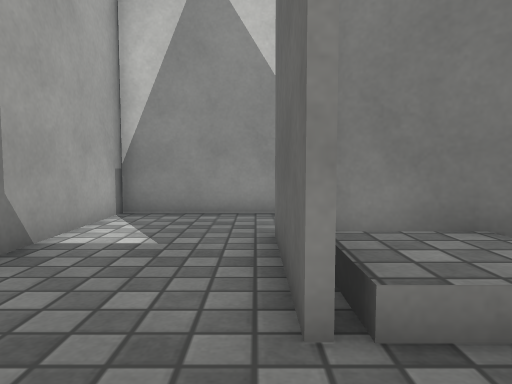
View 1 (above)

18 first-person views from a walk through a Unity game level. The camera is 0.59 m above the floor, tilts 4° down and sees 70° across. The floor is counted in squares, 0.5 m on a side. Each view is taken from the middle of a square. On the plan, view 1 faces up. The plan holds only what a view shows up to about 14 squares ahead; the rest is blank. The place goes on beyond the plan. The player is left out. Surface patterns are stand-ins for the level's own textures.

View 2
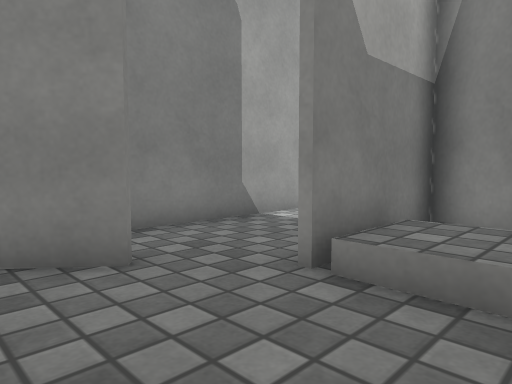

View 3
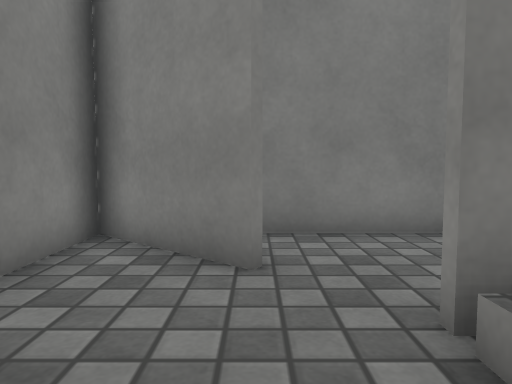

View 4
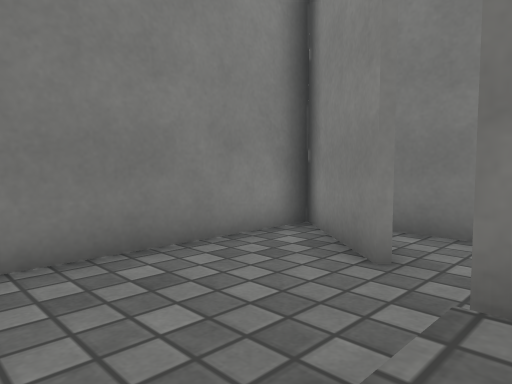

View 5
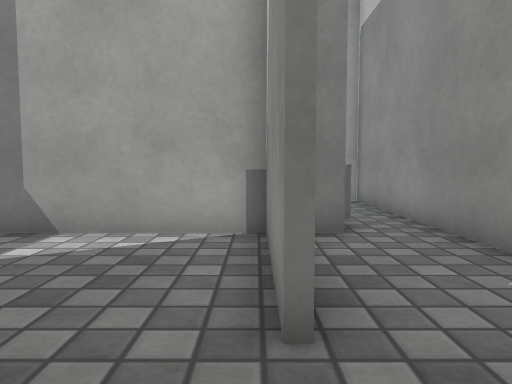

View 6
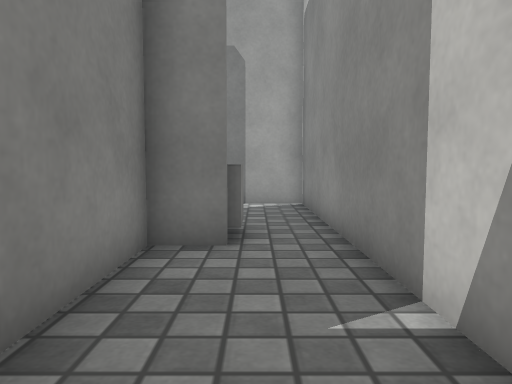

View 7
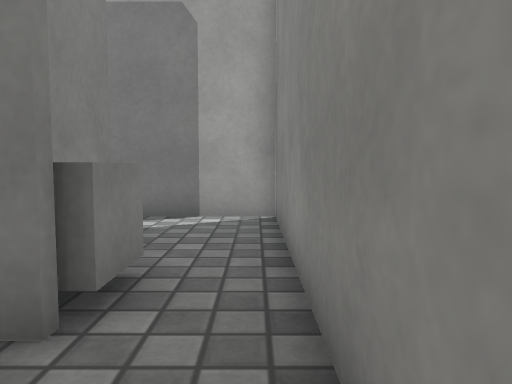

View 8
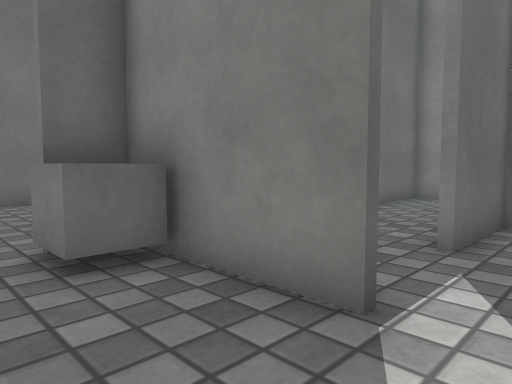

View 9
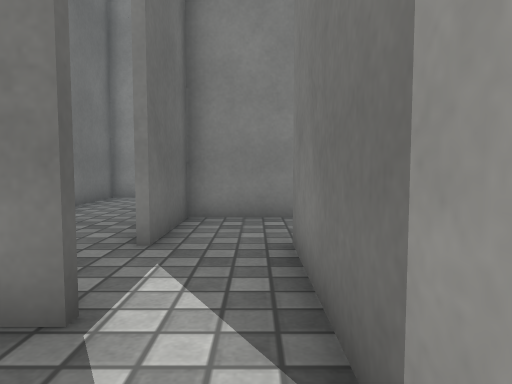

View 10
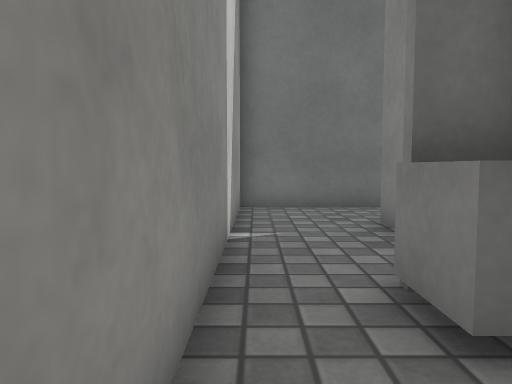

View 11
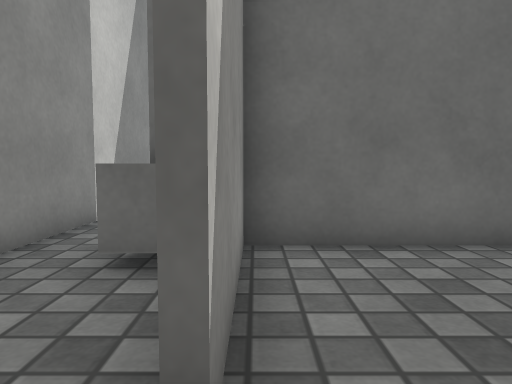

View 12
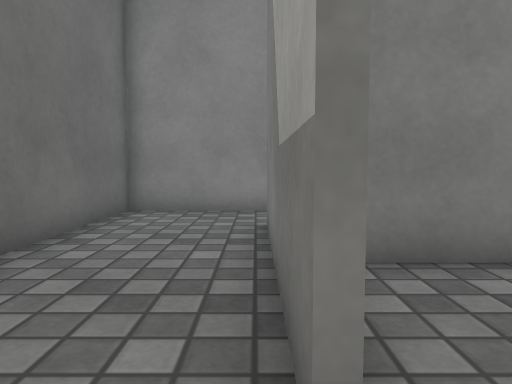

View 13
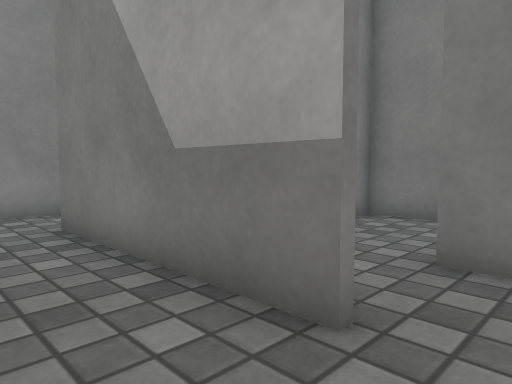

View 14
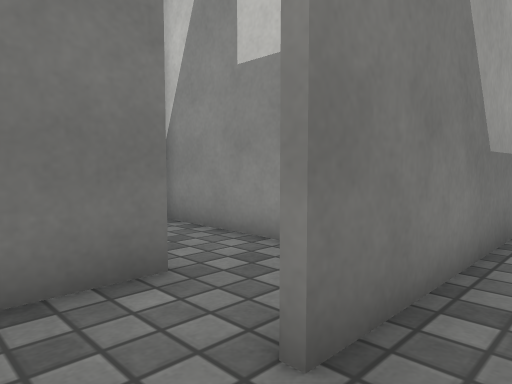

View 15
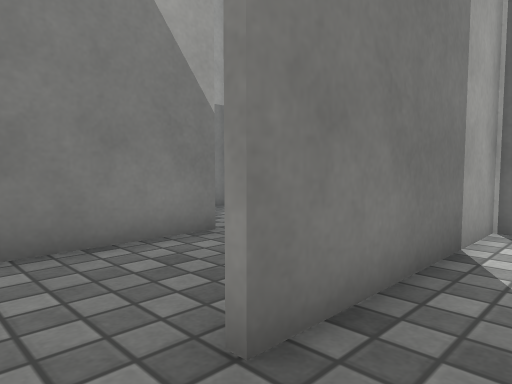

View 16
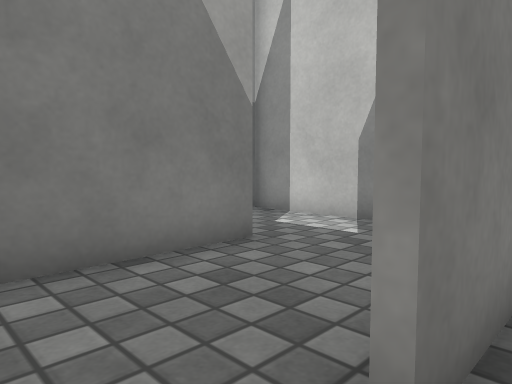

View 17
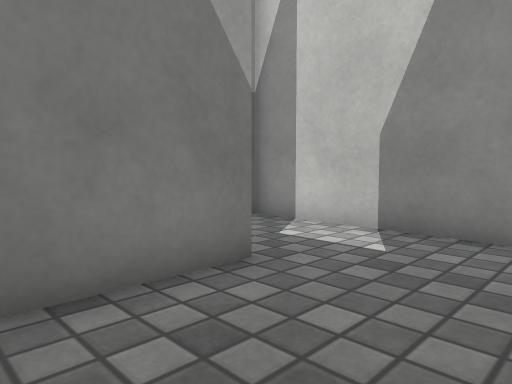

View 18
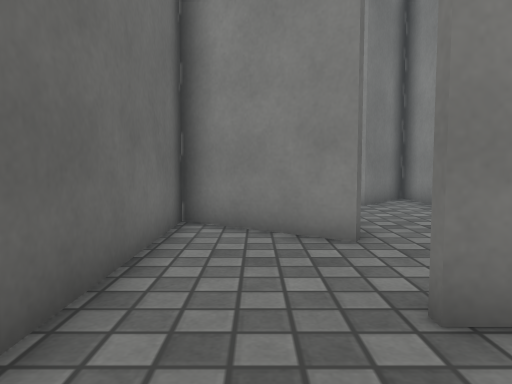

### Floor plan
Key: @ floor where view 1 was taken; # wall or solid block; . main floor; : floor 0.2 m higher than the main floor; / step, stairs or slope; O other object.
Columns run from 17 left of view 1 to 4 right of it. Each row starts with its distance up from view 1.
 13 ######################
 12 #......#.............#
 11  ......#....OO.......#
 10    ....#....OO.......#
  9    #...#..########...#
  8    #...#.....#.......#
  7    #...#.....#.......#
  6    #......#..#...###.#
  5    #......#..#...#.###
  4    ########..#...#/:/#
  3    #......#..#...#/:/
  2       ....#..#.......
  1        #..#..#.#.....
  0        #.....###.@...
 -1         ......#......
 -2          ###########

Positions as (right, up) in squares from view 1, and headings:
1: (0, 0), facing up
2: (3, -1), facing up-left
3: (3, 1), facing left
4: (3, 3), facing down-left
5: (3, 9), facing left
6: (2, 11), facing left
7: (-1, 12), facing left
8: (-9, 12), facing down-right
9: (-9, 12), facing down
10: (-7, 12), facing right
11: (-9, 9), facing right
12: (-7, 8), facing down
13: (-5, 8), facing down-left
14: (-6, -1), facing up-left
15: (-8, 5), facing up-left
16: (-9, 5), facing up-left
17: (-10, 6), facing up-left
18: (2, 12), facing down
